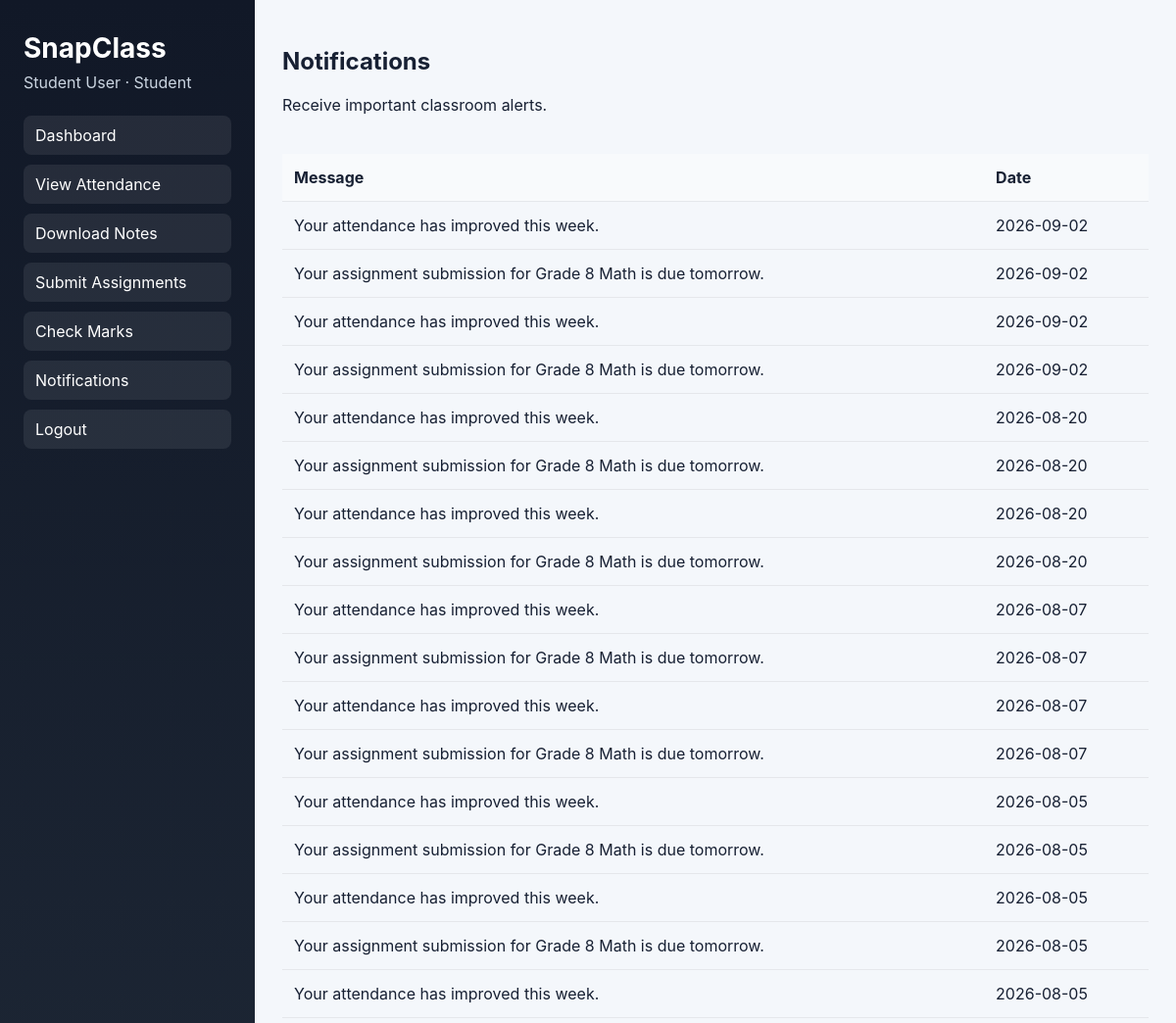
Page /student/notifications (signed in, upper part) on the earlier database version.
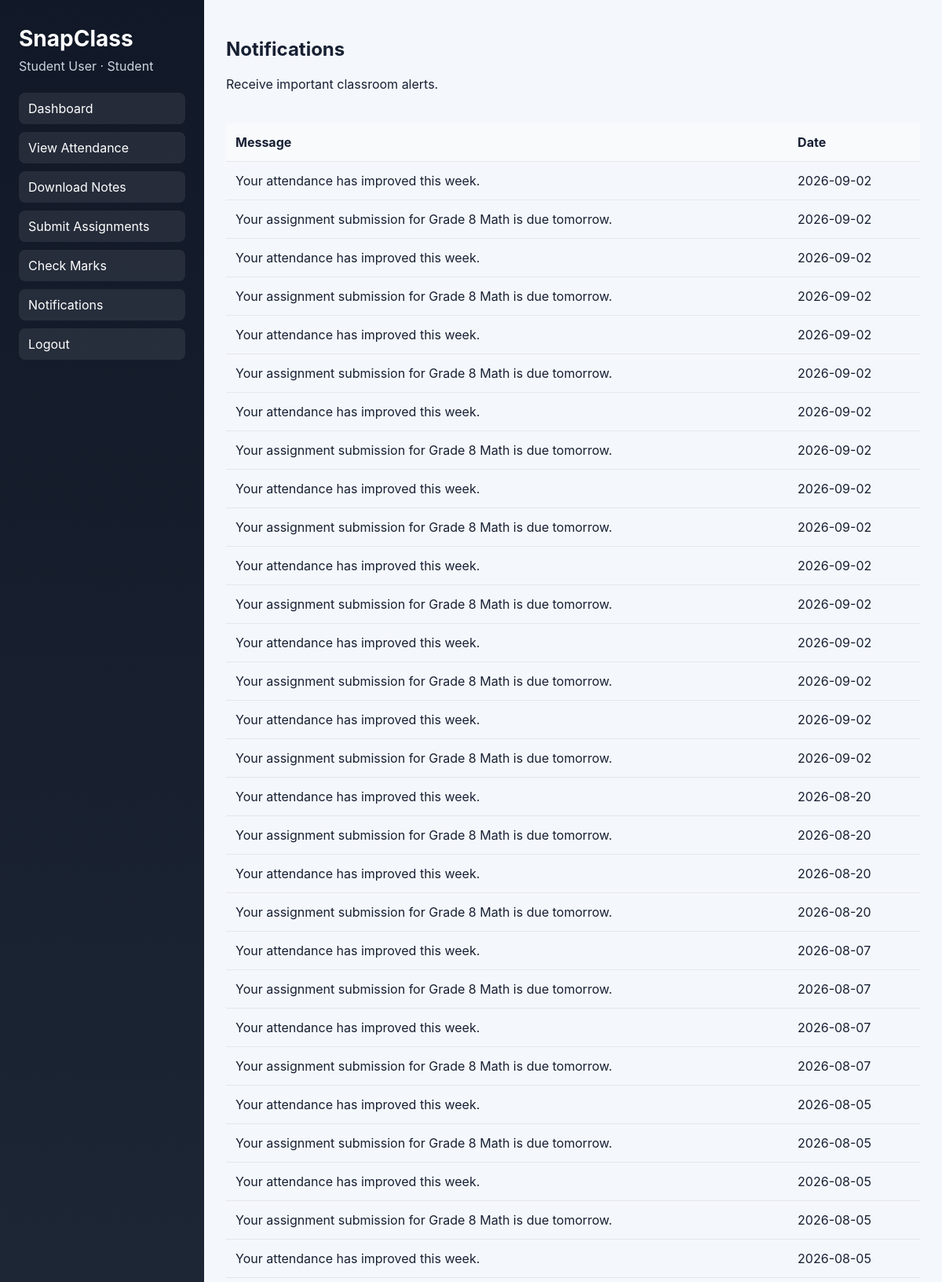
Same page on the later database version.
### tables this page shows
CREATE TABLE notifications (
                id INTEGER PRIMARY KEY AUTOINCREMENT,
                user_id INTEGER NOT NULL,
                message TEXT NOT NULL,
                is_read INTEGER NOT NULL DEFAULT 0,
                created_at TEXT NOT NULL DEFAULT CURRENT_DATE
            );

### app.py (the view)
@app.route("/student/notifications")
def student_notifications():
    user = current_user()
    if not user or user["role"] != "student":
        return redirect(url_for("login"))
    with get_connection() as connection:
        rows = connection.execute(
            "SELECT message, created_at FROM notifications WHERE user_id = ? ORDER BY id DESC",
            (user["id"],),
        ).fetchall()
    return render_template("student_notifications.html", user=user, rows=rows)

### app.py (called while the page is built)
def get_connection() -> sqlite3.Connection:
    connection = sqlite3.connect(DB_PATH)
    connection.row_factory = sqlite3.Row
    return connection

def current_user() -> dict[str, Any] | None:
    user_id = session.get("user_id")
    if not user_id:
        return None
    with get_connection() as connection:
        record = connection.execute("SELECT id, name, email, role FROM users WHERE id = ?", (user_id,)).fetchone()
        if record is None:
            return None
        return dict(record)

### templates/student_notifications.html (shortened to what this page needs)
{% extends "role_base.html" %}
{% block nav %}
<nav>
  <a href="{{ url_for('student_dashboard') }}">Dashboard</a>
  <a href="{{ url_for('student_attendance') }}">View Attendance</a>
  <a href="{{ url_for('student_notes') }}">Download Notes</a>
  <a href="{{ url_for('student_assignments') }}">Submit Assignments</a>
  <a href="{{ url_for('student_marks') }}">Check Marks</a>
  <a href="{{ url_for('student_notifications') }}">Notifications</a>
  <a href="{{ url_for('logout') }}">Logout</a>
</nav>
{% endblock %}
{% block content %}
<header class="topbar"><div><h2>Notifications</h2><p>Receive important classroom alerts.</p></div></header>
<div class="form-card">
  <div class="table-wrap">
    <table class="data-table">
      <thead><tr><th>Message</th><th>Date</th></tr></thead>
      <tbody>
        {% for row in rows %}
        <tr><td>{{ row.message }}</td><td>{{ row.created_at }}</td></tr>
        {% endfor %}
      </tbody>
    </table>
  </div>
</div>
{% endblock %}

Differences in the rows shown:
added notifications: message "Your attendance has improved this week.", created_at "2026-09-02"
added notifications: message "Your assignment submission for Grade 8 Math is due tomorrow.", created_at "2026-09-02"
added notifications: message "Your attendance has improved this week.", created_at "2026-09-02"
added notifications: message "Your assignment submission for Grade 8 Math is due tomorrow.", created_at "2026-09-02"
added notifications: message "Your attendance has improved this week.", created_at "2026-09-02"
added notifications: message "Your assignment submission for Grade 8 Math is due tomorrow.", created_at "2026-09-02"
added notifications: message "Your attendance has improved this week.", created_at "2026-09-02"
added notifications: message "Your assignment submission for Grade 8 Math is due tomorrow.", created_at "2026-09-02"
added notifications: message "Your attendance has improved this week.", created_at "2026-09-02"
added notifications: message "Your assignment submission for Grade 8 Math is due tomorrow.", created_at "2026-09-02"
added notifications: message "Your attendance has improved this week.", created_at "2026-09-02"
added notifications: message "Your assignment submission for Grade 8 Math is due tomorrow.", created_at "2026-09-02"
